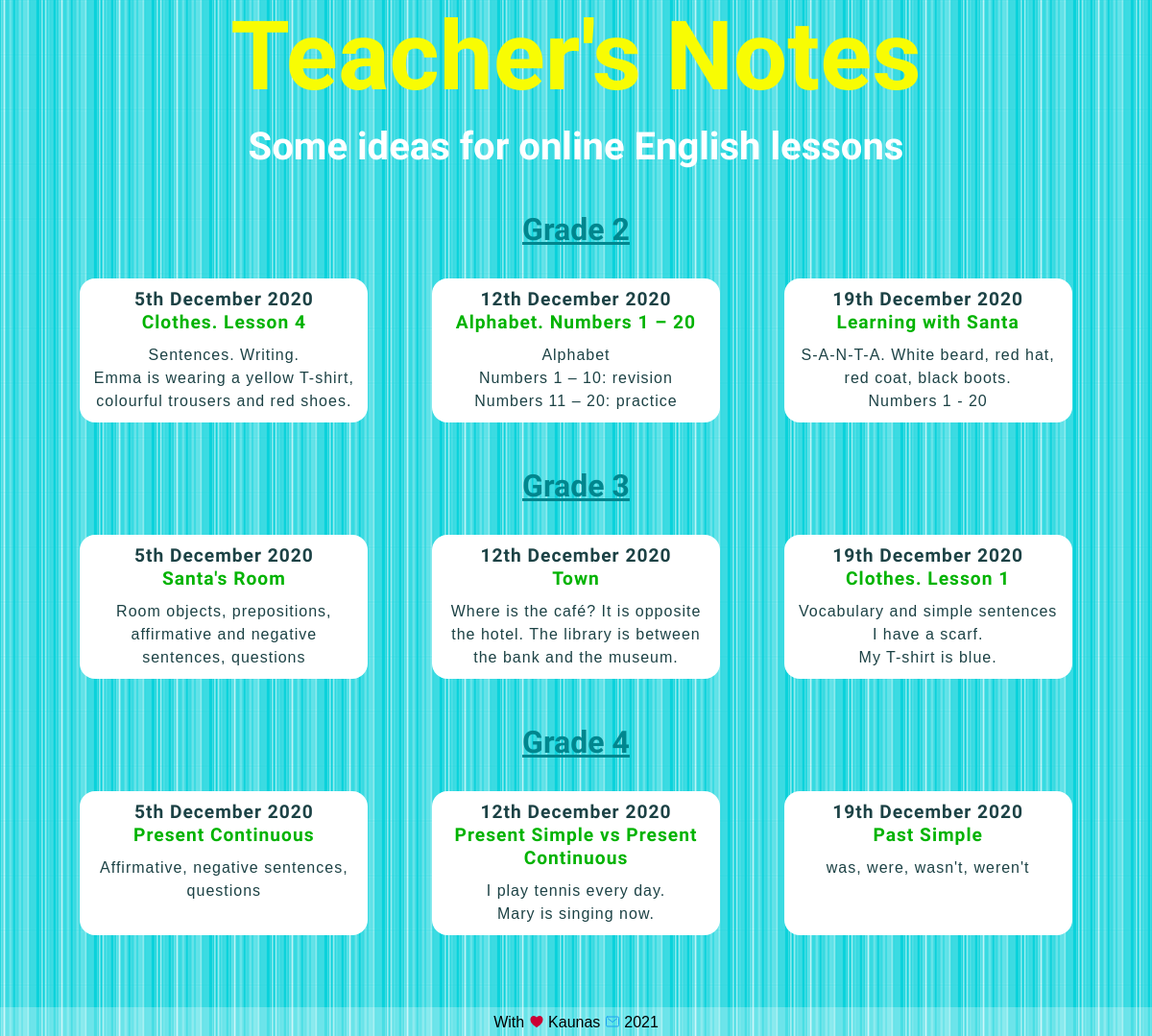
/, run on an earlier commit of the app's database.
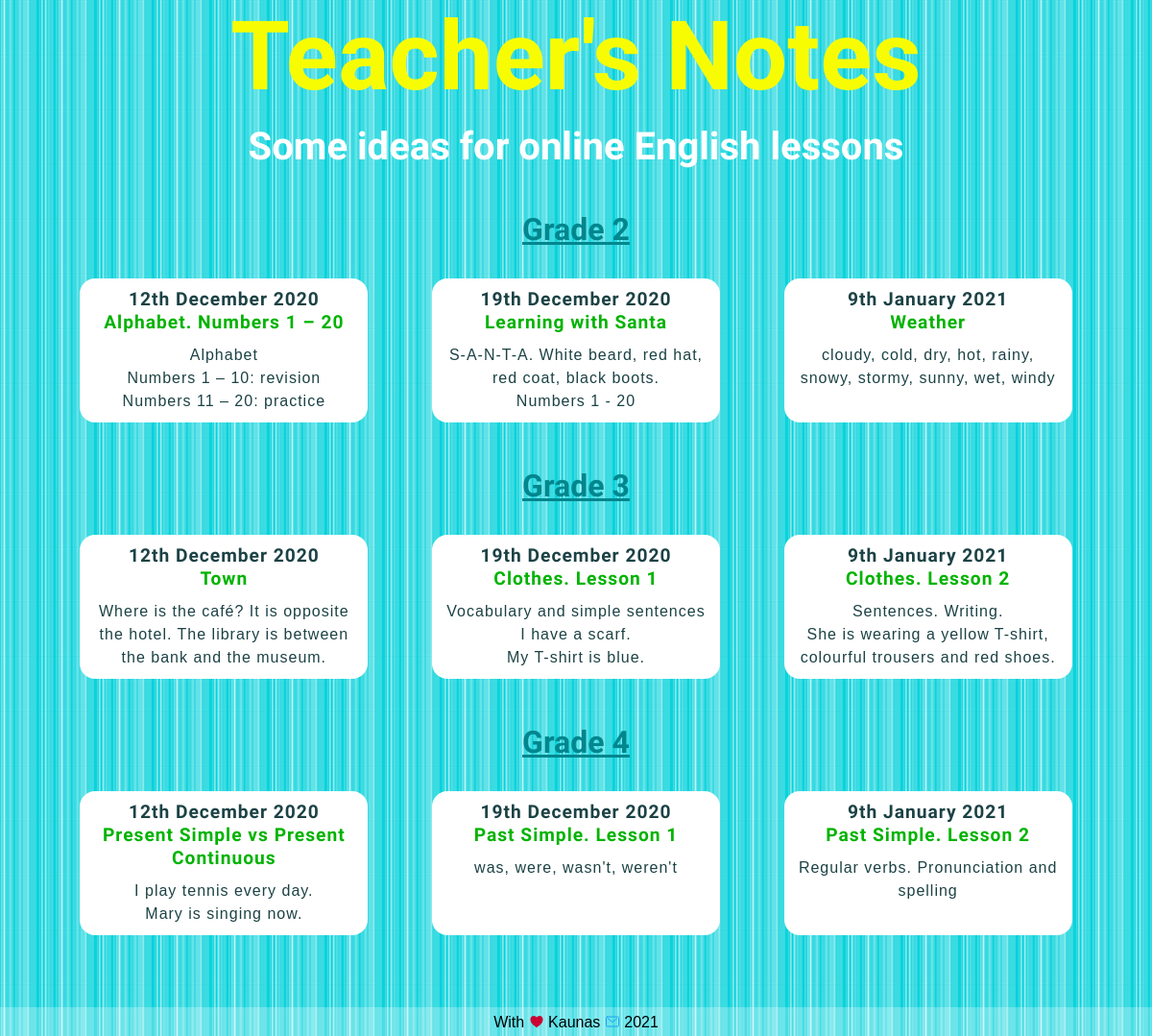
And on a later commit of the database.
### blog/models.py (models this page shows, shortened)
class Grade2blogpost(models.Model):
    grade = models.CharField(max_length=10, default='Grade 2')
    date = models.DateField()
    title = models.TextField(max_length=200)
    intro = models.TextField(max_length=400, default='intro')
    description = models.TextField()
    image = models.ImageField(upload_to='blog/images/', default='blog/images/soon.png')
    file = models.FileField(upload_to='blog/downloads/', blank='True')
    credits = models.TextField(blank='True')

class Grade3blogpost(models.Model):
    grade = models.CharField(max_length=10, default='Grade 3')
    date = models.DateField()
    title = models.TextField(max_length=200)
    intro = models.TextField(max_length=400, default='intro')
    description = models.TextField()
    image = models.ImageField(upload_to='blog/images/', default='blog/images/soon.png')
    file = models.FileField(upload_to='blog/downloads/', blank='True')
    credits = models.TextField(blank='True')

class Grade4blogpost(models.Model):
    grade = models.CharField(max_length=10, default='Grade 4')
    date = models.DateField()
    title = models.TextField(max_length=200)
    intro = models.TextField(max_length=400, default='intro')
    description = models.TextField()
    image = models.ImageField(upload_to='blog/images/', default='blog/images/soon.png')
    file = models.FileField(upload_to='blog/downloads/', blank='True')
    credits = models.TextField(blank='True')

### blog/views.py (the view)
# urls.py: path('', views.all_posts, name='all_posts'),
def all_posts(request):
    grade2blogposts = Grade2blogpost.objects.order_by('-date')[:3]
    grade3blogposts = Grade3blogpost.objects.order_by('-date')[:3]
    grade4blogposts = Grade4blogpost.objects.order_by('-date')[:3]
    return render(request, 'blog/all_posts.html', {'grade2blogposts': grade2blogposts,
                                                   'grade3blogposts': grade3blogposts,
                                                   'grade4blogposts': grade4blogposts})

### blog/templates/blog/all_posts.html (shortened to what this page needs)
<!DOCTYPE html>
{% load static %}
<html lang="en">
<head>
    <link href="{% static 'blog/all_posts.css' %}" type="text/css" rel="stylesheet"/>
    <link href="{% static 'blog/queries.css' %}" type="text/css" rel="stylesheet"/>
</head>
<header>
    <h1>Teacher's Notes</h1>
    <h2>Some ideas for online English lessons</h2>
</header>
<section>
    <a href="{% url 'blog:url_all_grade2' %}"><h3>Grade 2</h3></a>
    <div class="flex-container">
        {% for blogpost in grade2blogposts %}
            <a class="button" href="{% url 'blog:url_one_grade2' blogpost.id %}">
                <h4>{{ blogpost.date|date:'jS F Y' }}</h4>
                <h5>{{ blogpost.title }}</h5>
                <p>{{ blogpost.intro|safe|truncatewords:20 }}</p></a>
        {% endfor %}
    </div>
</section>
<section>
    <a href="{% url 'blog:url_all_grade3' %}"><h3>Grade 3</h3></a>
    <div class="flex-container">
        {% for blogpost in grade3blogposts %}
            <a class="button" href="{% url 'blog:url_one_grade3' blogpost.id %}">
                <h4>{{ blogpost.date|date:'jS F Y' }}</h4>
                <h5>{{ blogpost.title }}</h5>
                <p>{{ blogpost.intro|safe|truncatewords:20 }}</p></a>
        {% endfor %}
    </div>
</section>
<section>
    <a href="{% url 'blog:url_all_grade4' %}"><h3>Grade 4</h3></a>
    <div class="flex-container">
        {% for blogpost in grade4blogposts %}
            <a class="button" href="{% url 'blog:url_one_grade4' blogpost.id %}">
                <h4>{{ blogpost.date|date:'jS F Y' }}</h4>
                <h5>{{ blogpost.title }}</h5>
                <p>{{ blogpost.intro|safe|truncatewords:20 }}</p></a>
        {% endfor %}
    </div>
</section>
<footer>
    <p class="signature">With <a>
        <ion-icon class="heart" name="heart"></ion-icon>
    </a> Kaunas
        <a style="text-decoration: none" href="mailto:welcome@listensingtalk.com">
            <ion-icon class="mail" name="mail-outline"></ion-icon>
        </a> 2021
    </p>
</footer>
</body>
</html>

What changed in the data, as far as the page shows it:
no longer on this page (row unchanged): Grade2blogpost: date "5th December 2020", title "Clothes. Lesson 4", intro "Sentences. Writing. Emma is wearing a yellow T-shirt, colourful trousers and red shoes."
no longer on this page (row unchanged): Grade3blogpost: date "5th December 2020", title "Santa's Room", intro "Room objects, prepositions, affirmative and negative sentences, questions"
no longer on this page (row unchanged): Grade4blogpost: date "5th December 2020", title "Present Continuous", intro "Affirmative, negative sentences, questions"
added Grade2blogpost: date "9th January 2021", title "Weather", intro "cloudy, cold, dry, hot, rainy, snowy, stormy, sunny, wet, windy"
added Grade3blogpost: date "9th January 2021", title "Clothes. Lesson 2", intro "Sentences. Writing. She is wearing a yellow T-shirt, colourful trousers and red shoes."
added Grade4blogpost: date "9th January 2021", title "Past Simple. Lesson 2", intro "Regular verbs. Pronunciation and spelling"
changed Grade4blogpost "was, were, wasn't, weren't": title "Past Simple" → "Past Simple. Lesson 1"
